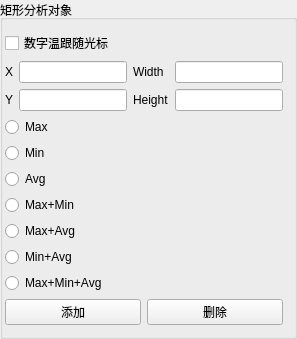
              <widget class="QGroupBox" name="groupBox_14">
               <property name="title">
                <string>矩形分析对象</string>
               </property>
               <layout class="QHBoxLayout" name="horizontalLayout_23">
                <property name="leftMargin">
                 <number>2</number>
                </property>
                <item>
                 <layout class="QVBoxLayout" name="verticalLayout_23">
                  <property name="topMargin">
                   <number>0</number>
                  </property>
                  <item>
                   <widget class="QCheckBox" name="checkBox_3">
                    <property name="text">
                     <string>数字温跟随光标</string>
                    </property>
                   </widget>
                  </item>
                  <item>
                   <layout class="QGridLayout" name="gridLayout_10">
                    <property name="spacing">
                     <number>6</number>
                    </property>
                    <item row="1" column="2">
                     <widget class="QLabel" name="label_33">
                      <property name="text">
                       <string>Height</string>
                      </property>
                     </widget>
                    </item>
                    <item row="0" column="2">
                     <widget class="QLabel" name="label_32">
                      <property name="text">
                       <string>Width</string>
                      </property>
                     </widget>
                    </item>
                    <item row="1" column="1">
                     <widget class="QLineEdit" name="lineEdit_19"/>
                    </item>
                    <item row="0" column="1">
                     <widget class="QLineEdit" name="lineEdit_18"/>
                    </item>
                    <item row="1" column="0">
                     <widget class="QLabel" name="label_31">
                      <property name="text">
                       <string>Y</string>
                      </property>
                     </widget>
                    </item>
                    <item row="0" column="0">
                     <widget class="QLabel" name="label_30">
                      <property name="text">
                       <string>X</string>
                      </property>
                     </widget>
                    </item>
                    <item row="0" column="3">
                     <widget class="QLineEdit" name="lineEdit_20"/>
                    </item>
                    <item row="1" column="3">
                     <widget class="QLineEdit" name="lineEdit_21"/>
                    </item>
                   </layout>
                  </item>
                  <item>
                   <layout class="QVBoxLayout" name="verticalLayout_22">
                    <item>
                     <widget class="QRadioButton" name="radioButton_11">
                      <property name="text">
                       <string>Max</string>
                      </property>
                     </widget>
                    </item>
                    <item>
                     <widget class="QRadioButton" name="radioButton_12">
                      <property name="text">
                       <string>Min</string>
                      </property>
                     </widget>
                    </item>
                    <item>
                     <widget class="QRadioButton" name="radioButton_16">
                      <property name="text">
                       <string>Avg</string>
                      </property>
                     </widget>
                    </item>
                    <item>
                     <widget class="QRadioButton" name="radioButton_13">
                      <property name="text">
                       <string>Max+Min</string>
                      </property>
                     </widget>
                    </item>
                    <item>
                     <widget class="QRadioButton" name="radioButton_14">
                      <property name="text">
                       <string>Max+Avg</string>
                      </property>
                     </widget>
                    </item>
                    <item>
                     <widget class="QRadioButton" name="radioButton_15">
                      <property name="text">
                       <string>Min+Avg</string>
                      </property>
                      <property name="checkable">
                       <bool>true</bool>
                      </property>
                      <property name="checked">
                       <bool>false</bool>
                      </property>
                     </widget>
                    </item>
                    <item>
                     <widget class="QRadioButton" name="radioButton_7">
                      <property name="text">
                       <string>Max+Min+Avg</string>
                      </property>
                      <property name="checkable">
                       <bool>true</bool>
                      </property>
                      <property name="checked">
                       <bool>false</bool>
                      </property>
                      <property name="autoRepeat">
                       <bool>false</bool>
                      </property>
                     </widget>
                    </item>
                   </layout>
                  </item>
                  <item>
                   <layout class="QHBoxLayout" name="horizontalLayout_22">
                    <item>
                     <widget class="QPushButton" name="pushButton_44">
                      <property name="text">
                       <string>添加</string>
                      </property>
                     </widget>
                    </item>
                    <item>
                     <widget class="QPushButton" name="pushButton_43">
                      <property name="text">
                       <string>删除</string>
                      </property>
                     </widget>
                    </item>
                   </layout>
                  </item>
                 </layout>
                </item>
               </layout>
              </widget>
